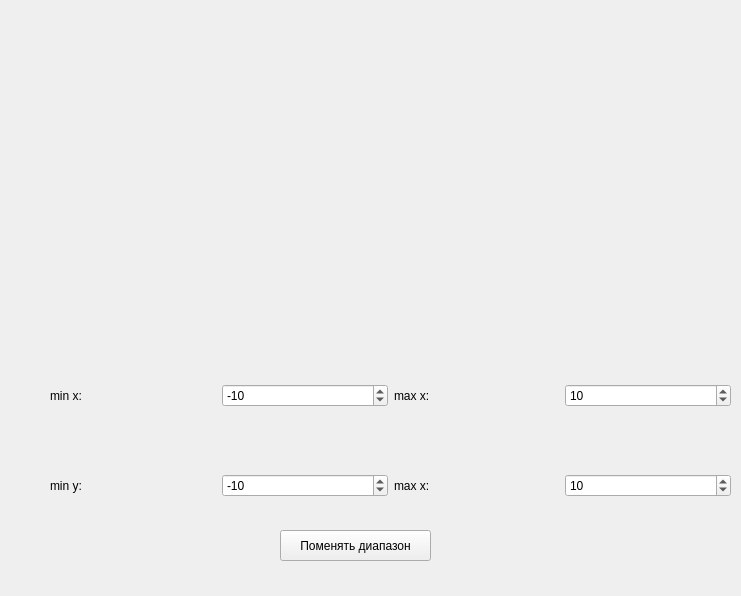
<?xml version="1.0" encoding="UTF-8"?>
<ui version="4.0">
 <class>Plot</class>
 <widget class="QWidget" name="Plot">
  <property name="geometry">
   <rect>
    <x>0</x>
    <y>0</y>
    <width>741</width>
    <height>596</height>
   </rect>
  </property>
  <property name="windowTitle">
   <string>Form</string>
  </property>
  <widget class="QWidget" name="horizontalLayoutWidget">
   <property name="geometry">
    <rect>
     <x>50</x>
     <y>350</y>
     <width>681</width>
     <height>91</height>
    </rect>
   </property>
   <layout class="QHBoxLayout" name="horizontalLayout_6">
    <item>
     <widget class="QLabel" name="label_min_x_2">
      <property name="text">
       <string>min x:</string>
      </property>
     </widget>
    </item>
    <item>
     <widget class="QSpinBox" name="min_x_2">
      <property name="minimum">
       <number>-1000000</number>
      </property>
      <property name="maximum">
       <number>1000000</number>
      </property>
      <property name="value">
       <number>-10</number>
      </property>
     </widget>
    </item>
    <item>
     <widget class="QLabel" name="label_max_x_2">
      <property name="text">
       <string>max x:</string>
      </property>
     </widget>
    </item>
    <item>
     <widget class="QSpinBox" name="max_x_2">
      <property name="minimum">
       <number>-1000000</number>
      </property>
      <property name="maximum">
       <number>1000000</number>
      </property>
      <property name="value">
       <number>10</number>
      </property>
     </widget>
    </item>
   </layout>
  </widget>
  <widget class="QPushButton" name="pushButton_change_diapason">
   <property name="geometry">
    <rect>
     <x>280</x>
     <y>530</y>
     <width>151</width>
     <height>31</height>
    </rect>
   </property>
   <property name="text">
    <string>Поменять диапазон</string>
   </property>
  </widget>
  <widget class="QCustomPlot" name="widget" native="true">
   <property name="geometry">
    <rect>
     <x>0</x>
     <y>0</y>
     <width>741</width>
     <height>331</height>
    </rect>
   </property>
  </widget>
  <widget class="QWidget" name="horizontalLayoutWidget_2">
   <property name="geometry">
    <rect>
     <x>50</x>
     <y>440</y>
     <width>681</width>
     <height>91</height>
    </rect>
   </property>
   <layout class="QHBoxLayout" name="horizontalLayout_7">
    <item>
     <widget class="QLabel" name="label_min_y_2">
      <property name="text">
       <string>min y:</string>
      </property>
     </widget>
    </item>
    <item>
     <widget class="QSpinBox" name="min_y_2">
      <property name="minimum">
       <number>-1000000</number>
      </property>
      <property name="maximum">
       <number>1000000</number>
      </property>
      <property name="value">
       <number>-10</number>
      </property>
     </widget>
    </item>
    <item>
     <widget class="QLabel" name="label_max_y_2">
      <property name="text">
       <string>max x:</string>
      </property>
     </widget>
    </item>
    <item>
     <widget class="QSpinBox" name="max_y_2">
      <property name="minimum">
       <number>-1000000</number>
      </property>
      <property name="maximum">
       <number>1000000</number>
      </property>
      <property name="value">
       <number>10</number>
      </property>
     </widget>
    </item>
   </layout>
  </widget>
 </widget>
 <customwidgets>
  <customwidget>
   <class>QCustomPlot</class>
   <extends>QWidget</extends>
   <header location="global">qcustomplot.h</header>
   <container>1</container>
  </customwidget>
 </customwidgets>
 <resources/>
 <connections/>
</ui>
